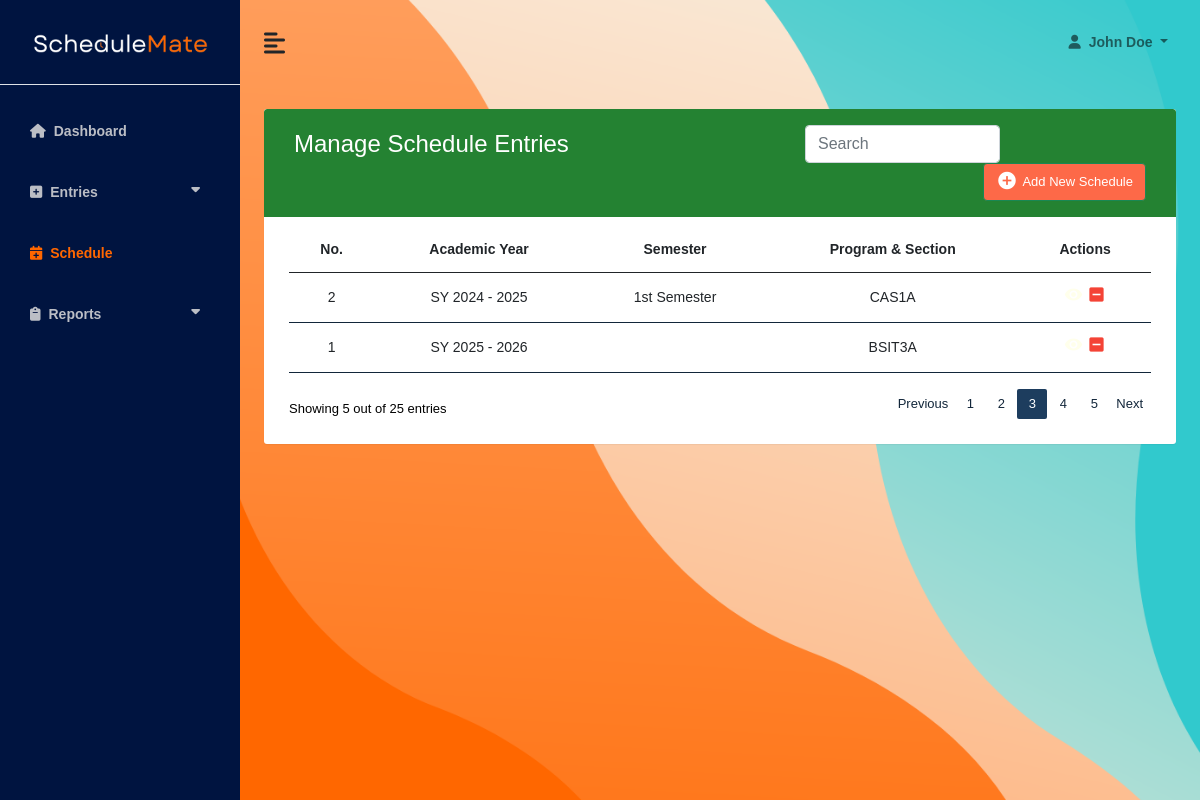
/schedule_index.php, run on the app's committed database.
### tables this page shows
CREATE TABLE `tb_plotting` (
  `plotID` int(255) NOT NULL,
  `plotYear` varchar(255) NOT NULL,
  `plotSem` varchar(255) NOT NULL,
  `plotSubj` varchar(255) NOT NULL,
  `plotSection` varchar(255) NOT NULL,
  `plotRoom` varchar(255) NOT NULL,
  `plotProf` varchar(255) NOT NULL
);

### schedule_index.php (the view, shortened to what this page needs)
<?php
include 'schedule_all_process.php';
?>
<!DOCTYPE html>
<html lang="en">
<head>
    <link rel="stylesheet" href="https://cdn.jsdelivr.net/npm/bootstrap@5.0.0-beta3/dist/css/bootstrap.min.css" />
    <link rel="stylesheet" href="https://cdnjs.cloudflare.com/ajax/libs/font-awesome/6.5.1/css/all.min.css" />
    <link rel="stylesheet" href="CSS/dashboard.css" />
    <link rel="stylesheet" href="CSS/content.css" />
</head>
<body>
    <div class="d-flex" id="wrapper">
        <div class="secondary-bg" id="sidebar-wrapper">
            <div class="sidebar-heading text-center py-4 primary-text fs-4 fw-bold border-bottom">
                <img src="images/logo.png" alt="smlogo" class="logo">
            </div>
            <div class="list-group list-group-flush my-3">
                <a href="dashboard.php" class="list-group-item list-group-item bg-transparent second-text fw-bold"><i class="fas fa-house me-2"></i>Dashboard</a>
                <a href="#" class="list-group-submenu list-group-item bg-transparent second-text fw-bold"><i class="fas fa-square-plus me-2"></i>Entries <i class="fa-solid fa-caret-down"></i></a>
                <a href="schedule_index.php" class="list-group-item list-group-item bg-transparent second-text active"><i class="fas fa-regular fa-calendar-plus me-2"></i>Schedule</a>
                <a href="#" class="list-group-submenu list-group-item bg-transparent second-text fw-bold"><i class="fas fa-solid fa-clipboard me-2"></i>Reports <i class="fa-solid fa-caret-down"></i></a>
            </div>
        </div>
        <div id="page-content-wrapper">
            <nav class="navbar navbar-expand-lg navbar-light bg-transparent py-4 px-4">
                <div class="d-flex align-items-center">
                    <i class="fas fa-align-left fs-4 me-3" id="menu-toggle"></i>
                </div>
                <div class="collapse navbar-collapse" id="navbarSupportedContent">
                    <ul class="navbar-nav ms-auto mb-2 mb-lg-0">
                        <li class="nav-item dropdown">
                            <a class="nav-link dropdown-toggle second-text fw-bold" href="#" id="navbarDropdown" role="button" data-bs-toggle="dropdown" aria-expanded="false">
                                <i class="fas fa-user me-2"></i>John Doe
                            </a>
                        </li>
                    </ul>
                </div>
            </nav>
            <div class="container-fluid px-4">
                <div class="row g-3 my-2">
                    <div class="container">
                        <div class="table-wrapper">
                            <div class="table-title">
                                <div class="row">
                                    <div class="col-sm-7">
                                        <h2>Manage Schedule Entries</h2>
                                    </div>
                                    <div class="col-sm-3">
                                        <input class="form-control" id="tableSearch" type="text" placeholder="Search">
                                    </div>
                                    <div class="col">
                                        <a href="#addSchedule" class="btn btn-success" data-bs-toggle="modal"><i class="material-icons">&#xE147;</i><span>Add New Schedule</span></a>
                                    </div>
                                </div>
                            </div>
                            <div class="table-responsive">
                                <table class="table table-hover">
                                    <thead>
                                        <tr>
                                            <th>No.</th>
                                            <th>Academic Year</th>
                                            <th>Semester</th>
                                            <th>Program & Section</th>
                                            <th>Actions</th>
                                        </tr>
                                    </thead>
                                    <tbody id="myTable">
                                        <?php
                                        $result_plot = mysqli_query($conn, "SELECT * FROM tb_plotting ORDER BY plotYear, plotSem, plotSection");
                                        $prevSem = "";
                                        $prevYear = "";
                                        $prevSection = "";
                                        while ($row_plot = mysqli_fetch_array($result_plot)) {
                                        ?>
                                            <tr>
                                                <td><?php echo $row_plot["plotID"] ?></td>
                                                <td><?php
                                                    if ($prevYear != $row_plot["plotYear"]) {
                                                        echo $row_plot["plotYear"];
                                                    }
                                                    $prevYear = $row_plot["plotYear"];
                                                    ?>
                                                </td>
                                                <td><?php
                                                    if ($prevSem != $row_plot["plotSem"]) {
                                                        echo $row_plot["plotSem"];
                                                    }
                                                    $prevSem = $row_plot["plotSem"];
                                                    ?>
                                                </td>
                                                <td><?php
                                                    if ($prevSection != $row_plot["plotSection"]) {
                                                        echo $row_plot["plotSection"];
                                                    }
                                                    $prevSection = $row_plot["plotSection"];
                                                    ?>
                                                </td>
                                                <td>
                                                    <form method="POST" action="schedule_all_process.php">
                                                        <a href="#viewSchedule" class="view" data-bs-toggle="modal"><i class="material-icons" data-bs-toggle="tooltip" title="View">&#xe8f4;</i></a>
                                                        <a href="#statusSchedule" class="status" data-bs-toggle="modal"><i class="material-icons" data-bs-toggle="tooltip" title="Status">&#xe909;</i></a>
                                                    </form>
                                                </td>
                                            </tr>
                                        <?php
                                        } ?>
                                    </tbody>
                                </table>
                                <div class="clearfix">
                                    <div class="hint-text">Showing <b>5</b> out of <b>25</b> entries</div>
                                    <ul class="pagination">
                                        <li class="page-item"><a href="#" class="page-link">Previous</a></li>
                                        <li class="page-item"><a href="#" class="page-link">1</a></li>
                                        <li class="page-item"><a href="#" class="page-link">2</a></li>
                                        <li class="page-item active"><a href="#" class="page-link">3</a></li>
                                        <li class="page-item"><a href="#" class="page-link">4</a></li>
                                        <li class="page-item"><a href="#" class="page-link">5</a></li>
                                        <li class="page-item"><a href="#" class="page-link">Next</a></li>
                                    </ul>
                                </div>
                            </div>
                        </div>
                    </div>
                </div>
            </div>
        </div>
    </div>
</body>
</html>

### CSS/dashboard.css (style rules this page uses)
:root { --main-bg-color: #FF6700; --main-text-color: #FF6700; --second-text-color: #bbbec5; --second-bg-color: #001440; --third-text-color: #FCF9F9; }
.primary-text { color: var(--main-text-color); }
.second-text { color: var(--second-text-color); }
.secondary-bg { background-color: var(--second-bg-color); }
#wrapper { overflow-x: hidden; background-image: url("../images/bg.png"); background-repeat: no-repeat; background-size: cover; background-position: center; }
#sidebar-wrapper { min-height: 100vh; margin-left: -15rem; -webkit-transition: margin 0.25s ease-out; -moz-transition: margin 0.25s ease-out; -o-transition: margin 0.25s ease-out; transition: margin 0.25s ease-out; }
#sidebar-wrapper .sidebar-heading { padding: 0.875rem 1.25rem; font-size: 1.2rem; }
#sidebar-wrapper .list-group { width: 15rem; }
#page-content-wrapper { min-width: 100vw; }
#menu-toggle { cursor: pointer; }
.logo { width: 175px; margin-bottom: -50px; margin-top: -50px; }
.list-group-submenu { margin-left: 0px; }
.list-group-item { border: none; padding: 20px 30px; }
.list-group-item.active { background-color: transparent; color: var(--main-text-color); font-weight: bold; border: none; }
.sidebar-submenu ul, li, a { text-decoration: none; list-style-type: none; font-size: 14px; }
.fa-caret-down { float: right; padding-right: 10px; }
@media (min-width: 768px) { #sidebar-wrapper { margin-left: 0; } }
@media (min-width: 768px) { #page-content-wrapper { min-width: 0; width: 100%; } }

### CSS/content.css (style rules this page uses)
body { background: #fff; font-family: 'Lexend', sans-serif; font-size: 14px; font-weight: 100; }
.table-wrapper { background: #fff; padding: 20px 25px; border-radius: 3px; box-shadow: 0 1px 1px rgba(0, 0, 0, .05); overflow-x: auto; width: 100%; }
.container { margin-right: auto; margin-left: auto; max-width: 1200px; }
.table-title { padding-bottom: 15px; background: #248232; color: #fff; padding: 16px 30px; margin: -20px -25px 10px; border-radius: 3px 3px 0 0; }
.table-title h2 { margin: 5px 0 0; font-size: 24px; }
.table-responsive { width: 100%; overflow-x: auto; }
.table-title .btn { color: #fff; background: #fd6948; float: right; font-size: 13px; min-width: 150px; border-radius: .25rem; min-height: 38px; }
.col-sm-3 { color: #fff; font-size: 11px; border-radius: 2px; }
.table-title .btn i { float: left; font-size: 21px; margin-right: 5px; }
.table-title .btn span { float: left; margin-top: 2px; }
table.table tr th, table.table tr td { border-color: #12263A; padding: 12px 15px; vertical-align: middle; text-align: center; }
table.table th { text-align: center; }
table.table td a { font-weight: bold; color: #FFFFEB; display: inline-block; text-decoration: none; }
table.table td a.status { color: #F44336; }
table.table td i { font-size: 19px; }
.pagination { float: right; margin: 0 0 5px; }
.pagination li a { border: none; font-size: 13px; min-width: 30px; min-height: 30px; color: #12263A; background-color: #fff; margin: 0 2px; line-height: 30px; border-radius: 2px !important; text-align: center; padding: 0 6px; }
.pagination li.active a, .pagination li.active a.page-link { background: #1D3D5E; }
.hint-text { float: left; margin-top: 10px; font-size: 13px; color: black; }

### data on the page
tb_plotting: plotID "2", plotYear "SY 2024 - 2025", plotSem "1st Semester", plotSection "CAS1A"
tb_plotting: plotID "1", plotYear "SY 2025 - 2026", plotSection "BSIT3A"
